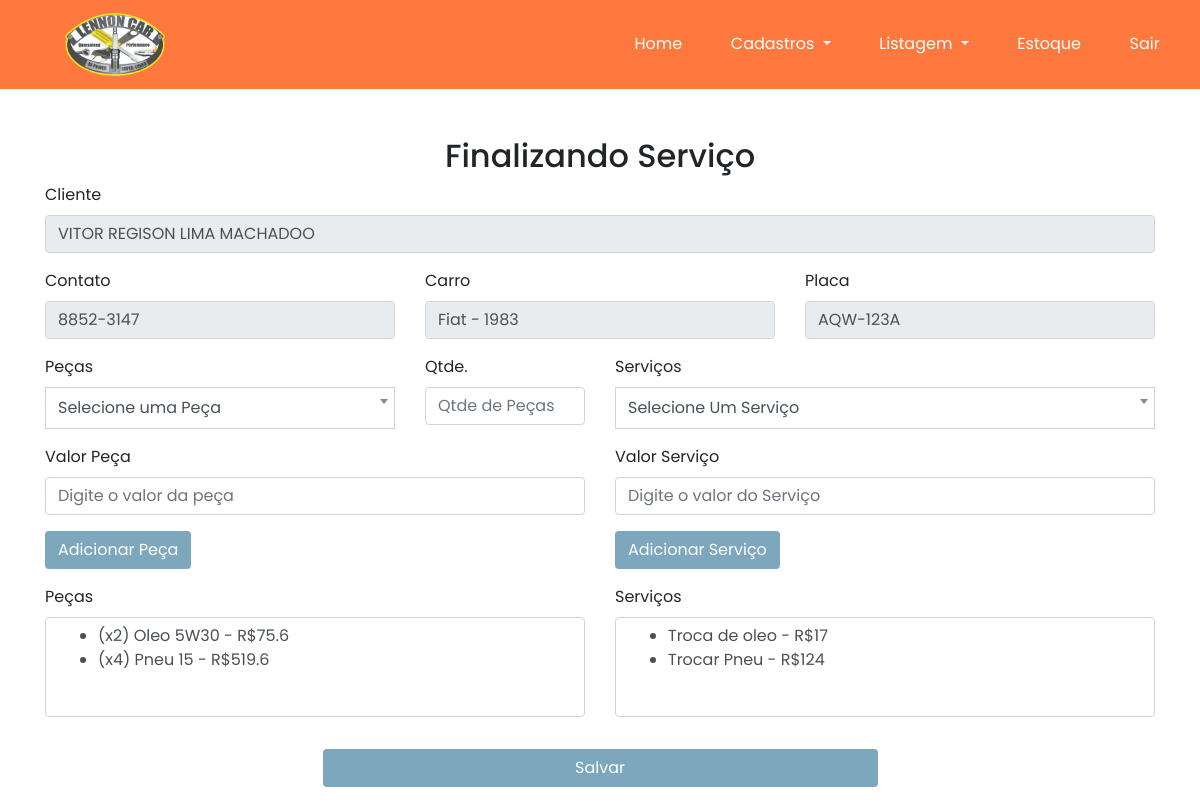
The page /pages/editOrderService.php?id=1 (signed in) on the database its author committed.
### tables this page shows
CREATE TABLE `ordem_servico` (
  `id` int NOT NULL AUTO_INCREMENT,
  `id_cliente` int NOT NULL,
  `id_carro` int NOT NULL,
  `corCarro` varchar(255) DEFAULT NULL,
  `KmAtual` double DEFAULT NULL,
  `ano_carro` int NOT NULL,
  `placa_carro` varchar(10) NOT NULL,
  `data_chegada` date NOT NULL,
  `data_entrega` date DEFAULT NULL,
  `valor_total_servico` double DEFAULT NULL,
  `status` int NOT NULL DEFAULT '0',
  PRIMARY KEY (`id`)
);

CREATE TABLE `clientes` (
  `id` int NOT NULL AUTO_INCREMENT,
  `nome` varchar(255) NOT NULL,
  `telefone` varchar(20) NOT NULL,
  `email` varchar(355) NOT NULL,
  `bairro` varchar(355) NOT NULL,
  `rua` varchar(355) NOT NULL,
  `status` int NOT NULL DEFAULT '1',
  PRIMARY KEY (`id`)
);

CREATE TABLE `itens_pecas` (
  `id` int NOT NULL AUTO_INCREMENT,
  `idOrdemServico` int NOT NULL,
  `idPeca` int NOT NULL,
  `qtde` int NOT NULL,
  `valor` double NOT NULL,
  `status` int NOT NULL DEFAULT '1',
  PRIMARY KEY (`id`)
);

CREATE TABLE `pecas` (
  `id` int NOT NULL AUTO_INCREMENT,
  `nome_peca` varchar(500) NOT NULL,
  `status` int NOT NULL DEFAULT '1',
  PRIMARY KEY (`id`)
);

CREATE TABLE `itens_servicos` (
  `id` int NOT NULL AUTO_INCREMENT,
  `idOrdemServico` int NOT NULL,
  `idServico` int NOT NULL,
  `valor` double NOT NULL,
  `status` int NOT NULL DEFAULT '1',
  PRIMARY KEY (`id`)
);

CREATE TABLE `servicos` (
  `id` int NOT NULL AUTO_INCREMENT,
  `nome_servico` varchar(255) NOT NULL,
  `descricao` varchar(255)  NOT NULL,
  `status` int NOT NULL DEFAULT '1',
  PRIMARY KEY (`id`)
);

### services/OrderService.php (called while the page is built, shortened)
<?php
require "../config/connection.php";
class OrderService extends OrderServiceController
{
     private $db;
     public function __construct()
     {
        $dbHost = $_ENV['DB_HOST'];
        $dbName = $_ENV['DB_NAME'];
        $dbUser = $_ENV['DB_USER'];
        $dbPassword = $_ENV['DB_PASSWORD'];
        $this->db = new Database($dbHost, $dbName, $dbUser, $dbPassword);
        $this->db->connect();
     }
     public function getOneOrderService($id)
     {
          try
          {
               $sql = "SELECT
                              t1.id, t2.nome, t2.telefone, t2.email,
                              t1.placa_carro,t3.marca,t3.modelo,
                              t1.corCarro,
                              CONCAT(t3.marca, ' - ', t1.ano_carro) AS carro,
                              t1.data_chegada, t1.data_entrega,
                              t1.corCarro,t1.KmAtual,
                              t1.valor_total_servico, t1.status
                         FROM ordem_servico AS t1
                         LEFT JOIN clientes AS t2 ON t1.id_cliente = t2.id
                         LEFT JOIN carros AS t3 ON t1.id_carro = t3.id
                         WHERE t1.id = :id";
               $stmt = $this->db->getConnection()->prepare($sql);
               $stmt->bindValue(':id', $id, PDO::PARAM_INT);
               $stmt->execute();
               $service = $stmt->fetch(PDO::FETCH_ASSOC);
               return $service;
          }
          catch (\Throwable $th)
          {
              echo $th->getMessage();
          }
     }
     public function getAllServiceOrderService($id)
     {
            try
               {
                    $sql = "SELECT
                    t2.id,t2.nome_servico,t1.valor,t1.idOrdemServico
                         FROM itens_servicos AS t1
                         LEFT JOIN servicos 	AS t2 ON t1.idServico = t2.id
                         WHERE t1.idOrdemServico = :id AND t1.status = 1";
                    $stmt = $this->db->getConnection()->prepare($sql);
                    $stmt->bindValue(':id', $id, PDO::PARAM_INT);
                    $stmt->execute();
                    while($row = $stmt->fetch(PDO::FETCH_ASSOC))
                    {
                         $service[] = $row;
                    }
                    return $service;
               }
               catch (\Throwable $th)
               {
                   echo $th->getMessage();
               }
     }
     public function getAllPartsOrderService($id)
     {
            try
               {
                    $sql = "SELECT
                    t2.id,t1.idOrdemServico,
                    t2.nome_peca,t1.valor,t1.qtde,
                    t1.valor * t1.qtde AS totalValor
                    FROM itens_pecas AS t1
                    LEFT JOIN pecas  AS t2 ON t1.idPeca = t2.id
                    WHERE t1.idOrdemServico =  :id  AND t1.status = 1";
                    $stmt = $this->db->getConnection()->prepare($sql);
                    $stmt->bindValue(':id', $id, PDO::PARAM_INT);
                    $stmt->execute();
                    while($row = $stmt->fetch(PDO::FETCH_ASSOC))
                    {
                         $parts[] = $row;
                    }
                    return $parts;
               }
               catch (\Throwable $th)
               {
                   echo $th->getMessage();
               }
     }
}

### config/connection.php (called while the page is built, shortened)
<?php
class Database
{
     private $host;
     private $dbname;
     private $username;
     private $password;
     private $conn;
     public function __construct($host, $dbname, $username, $password)
     {
          $this->host = $host;
          $this->dbname = $dbname;
          $this->username = $username;
          $this->password = $password;
     }
     public function connect()
     {
          try {
               $dsn = "mysql:host={$this->host};dbname={$this->dbname}";
               $options = array(
                    PDO::ATTR_ERRMODE => PDO::ERRMODE_EXCEPTION,
                    PDO::ATTR_DEFAULT_FETCH_MODE => PDO::FETCH_ASSOC,
                    PDO::MYSQL_ATTR_INIT_COMMAND => "SET NAMES utf8"
               );
               $this->conn = new PDO($dsn, $this->username, $this->password, $options);
               return true;
          } catch (PDOException $e) {
               echo "Connection failed: " . $e->getMessage();
               return false;
          }
     }
     public function getConnection()
     {
          return $this->conn;
     }
}

### actions/listAllClasses.php (called while the page is built, shortened)
<?php
require_once '../services/OrderService.php';
require_once '../services/PartService.php';
try
{
     $OrderService  = new OrderService();
     $Parts         = new PartService();
     $listParts     = $Parts->index($SQLparts);
}
catch (\Throwable $th)
{
     echo $th->getMessage();
}

### utils/masks.php (called while the page is built, shortened)
<?php
function formatCel($n)
{
    $tam = strlen(preg_replace("/[^0-9]/", "", $n));
    if ($tam <= 9) {
        return substr($n, 0, $tam-4)."-".substr($n, -4);
    }
}

### services/PartService.php (called while the page is built, shortened)
<?php
class PartService extends PartController
{
     private $db;
     public function __construct()
     {
          $dbHost = $_ENV['DB_HOST'];
          $dbName = $_ENV['DB_NAME'];
          $dbUser = $_ENV['DB_USER'];
          $dbPassword = $_ENV['DB_PASSWORD'];
          $this->db = new Database($dbHost, $dbName, $dbUser, $dbPassword);
          $this->db->connect();
     }
     public function index($SQL)
     {
          $sql = "SELECT * FROM pecas $SQL";
          $result = $this->db->getConnection()->query($sql);
          $parts = $result->fetchAll(PDO::FETCH_ASSOC);
          return $parts;
     }
}

### pages/editOrderService.php (the view, shortened to what this page needs)
<?php
require_once '../components/nav.php';
require_once '../actions/listAllClasses.php';
require_once '../utils/masks.php';
$data       = $OrderService->getOneOrderService($_GET['id']);
$services   = $OrderService->getAllServiceOrderService($_GET['id']);
$parts      = $OrderService->getAllPartsOrderService($_GET['id']);
?>
<div class="container mt-5">
     <h2 class="text-center">Finalizando Serviço</h2>
     <form>
          <div class="row">
               <div class="col-md-12">
                    <div class="form-group">
                         <label>Cliente</label>
                         <input type="text" value="<?= $data['nome'] ?>" class="form-control" id="cliente" disabled>
                    </div>
               </div>
          </div>
          <div class="row">
               <div class="col-md-4">
                    <div class="form-group">
                         <label for="senha">Contato</label>
                         <input type="text" value="<?= formatCel($data['telefone']) ?>" class="form-control" id="contato" disabled>
                    </div>
               </div>
               <div class="col-md-4">
                    <div class="form-group">
                         <label for="confirmar-senha">Carro</label>
                         <input type="text" value="<?= $data['carro'] ?>" class="form-control" id="veiculo" disabled>
                    </div>
               </div>
               <div class="col-md-4">
                    <div class="form-group">
                         <label for="confirmar-senha">Placa</label>
                         <input type="text" value="<?= $data['placa_carro'] ?>" class="form-control" id="placa" disabled>
                    </div>
               </div>
          </div>
          <div class="row">
               <div class="col-md-4">
                    <div class="form-group">
                         <label>Peças</label>
                    </div>
               </div>
               <div class="col-md-2">
                    <div class="form-group">
                         <label>Qtde.</label>
                         <input type="number" placeholder="Qtde de Peças" onblur="verifyStock()" class="form-control" id="qtdePecas">
                    </div>
               </div>
               <div class="col-md-6">
                    <div class="form-group">
                         <label for="estado">Serviços</label>
                    </div>
               </div>
          </div>
          <div class="row">
               <div class="col-md-6">
                    <div class="form-group">
                         <label>Valor Peça</label>
                         <input  type="number" class="form-control" id="valorPeça" placeholder="Digite o valor da peça">
                         <button type="button" id="buttonAddPeca" style="background: #7da7bd;color:#fff" onclick="adicionarOpcao('pecas','itensListaPecas','valorPeça','peca','qtdePecas','<?=$_GET['id']?>')" class="btn mt-3">Adicionar Peça</button>
                    </div>
               </div>
               <div class="col-md-6">
                    <div class="form-group">
                         <label>Valor Serviço</label>
                         <input  type="number" class="form-control" id="valorServico" placeholder="Digite o valor do Serviço">
                         <button type="button" style="background: #7da7bd;color:#fff" onclick="adicionarOpcao('servicos','itensLista','valorServico','servico','','<?=$_GET['id']?>')" class="btn  mt-3">Adicionar Serviço</button>
                    </div>
               </div>
          </div>
          <div class="row">
               <div class="col-md-6">
                    <div class="form-group">
                         <label for="profissao">Peças</label>
                         <div class="form-control" style="overflow-y: scroll;height: 100px;">
                              <ul id="itensListaPecas">
                                <?php
                                    foreach ($parts as $peca)
                                    {
                                        echo '<li title="Dê um duplo clique para remove-lo" id="' . $peca['id'] . '_' . $peca['idOrdemServico'] . '">' . '(x' . $peca['qtde'] .') ' . $peca['nome_peca'] .' - R$' . ($peca['totalValor']) .'</li>';
                                    }
                                 ?>
                              </ul>
                         </div>
                    </div>
               </div>
               <div class="col-md-6">
                    <div class="form-group">
                         <div class="form-group">
                              <label for="profissao">Serviços</label>
                              <div class="form-control" style="overflow-y: scroll;height: 100px;">
                                   <ul id="itensLista">
                                   <?php
                                    foreach ($services as $service) {
                                        echo '<li title="Dê um duplo clique para remove-lo" id="' . $service['id'] . '_' . $service['idOrdemServico'] . '">' . $service['nome_servico'] .' - R$' .$service['valor'] . '</li>';
                                    }
                                 ?>
                                   </ul>
                              </div>
                         </div>
                    </div>
               </div>
          </div>
          <div class="w-100 d-flex justify-content-center">
               <button onclick="editOrderService()" style="margin: 0px auto;background: #7da7bd;color:#fff" type="button" class="w-50 mb-4 mt-3 btn">Salvar</button>
          </div>
     </form>
</div>

### assets/style/nav.css (style rules this page uses)
:root { --global-primary-color:#ff793f; }

### assets/style/home.css (style rules this page uses)
* { box-sizing: border-box; font-family: 'Poppins', sans-serif; }

### rows shown on the page
ordem_servico: id_cliente.nome "VITOR REGISON LIMA MACHADOO", id_cliente.telefone "8852-3147", placa_carro "AQW-123A"
itens_pecas: qtde "2", idPeca.nome_peca "Oleo 5W30", totalValor "75.6"
itens_pecas: qtde "4", idPeca.nome_peca "Pneu 15", totalValor "519.6"
itens_servicos: idServico.nome_servico "Troca de oleo", valor "17"
itens_servicos: idServico.nome_servico "Trocar Pneu", valor "124"
